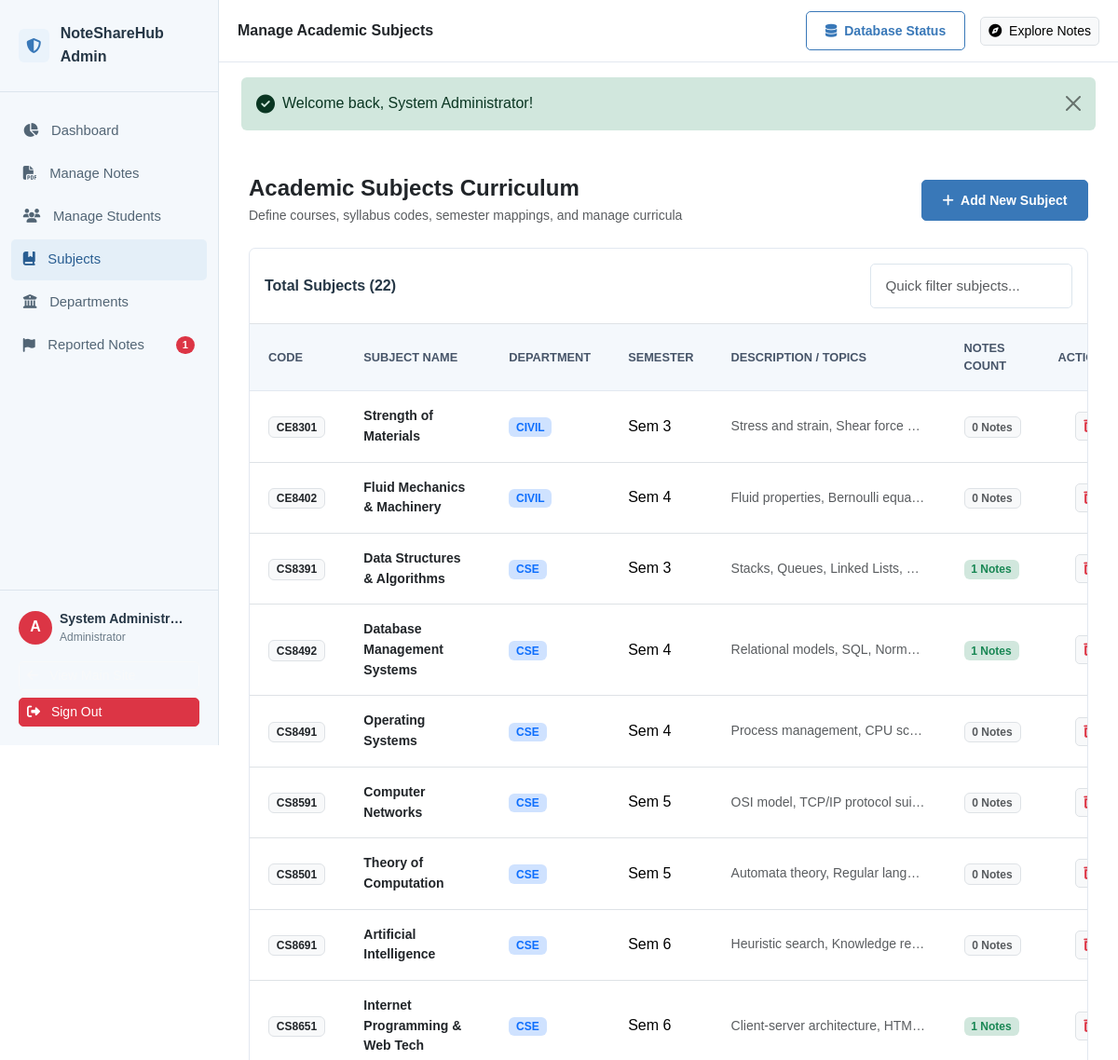
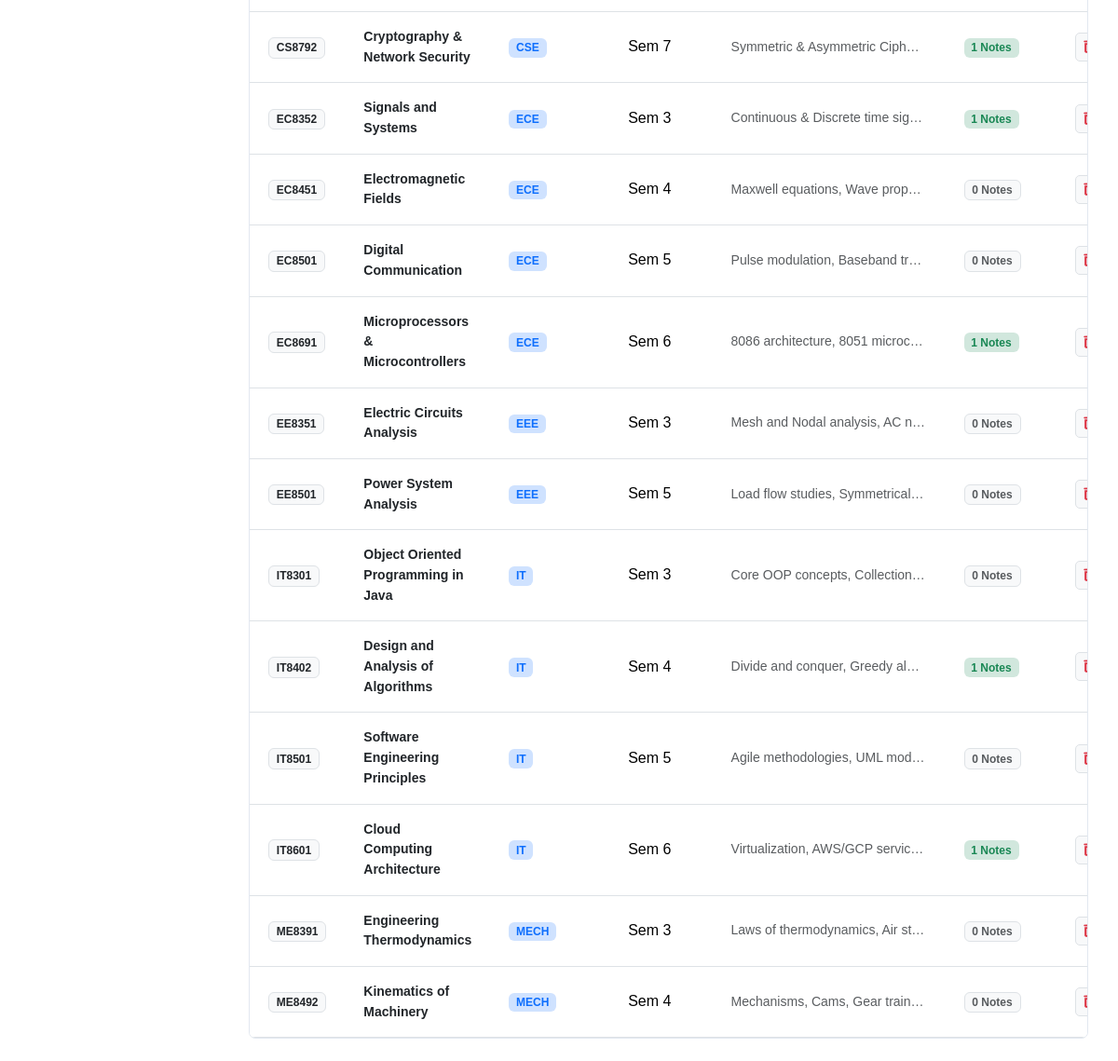
The app's page /admin/subjects.php (signed in) with its own data (2 pictures, top to bottom).
### tables this page shows
CREATE TABLE `subjects` (
  `id` INT AUTO_INCREMENT PRIMARY KEY,
  `department_id` INT NOT NULL,
  `semester` TINYINT NOT NULL,
  `code` VARCHAR(20) NOT NULL,
  `name` VARCHAR(150) NOT NULL,
  `description` TEXT NULL,
  `created_at` TIMESTAMP DEFAULT CURRENT_TIMESTAMP,
  FOREIGN KEY (`department_id`) REFERENCES `departments`(`id`) ON DELETE CASCADE,
  INDEX `idx_dept_sem` (`department_id`, `semester`)
);

CREATE TABLE `departments` (
  `id` INT AUTO_INCREMENT PRIMARY KEY,
  `code` VARCHAR(20) NOT NULL UNIQUE,
  `name` VARCHAR(150) NOT NULL,
  `description` TEXT NULL,
  `created_at` TIMESTAMP DEFAULT CURRENT_TIMESTAMP
);

### admin/subjects.php (the view, shortened to what this page needs)
<?php
require_once __DIR__ . '/../includes/admin-header.php';
$db = get_db();
$stmt = $db->query("
    SELECT s.*,
           d.name as dept_name, d.code as dept_code,
           COUNT(n.id) as note_count
    FROM subjects s
    JOIN departments d ON s.department_id = d.id
    LEFT JOIN notes n ON s.id = n.subject_id
    GROUP BY s.id
    ORDER BY d.code ASC, s.semester ASC, s.name ASC
");
$subjects = $stmt->fetchAll();
?>
<div class="container-fluid">
    <div class="d-flex flex-column flex-md-row justify-content-between align-items-md-center gap-3 mb-4">
        <div>
            <h4 class="fw-bold text-dark mb-1">Academic Subjects Curriculum</h4>
            <p class="text-muted small mb-0">Define courses, syllabus codes, semester mappings, and manage curricula</p>
        </div>
        <button type="button" class="btn btn-primary btn-sm" data-bs-toggle="modal" data-bs-target="#addSubjectModal">
            <i class="fa-solid fa-plus me-1"></i> Add New Subject
        </button>
    </div>
    <div class="admin-table-card">
        <div class="p-3 border-bottom d-flex justify-content-between align-items-center">
            <h6 class="fw-bold mb-0">Total Subjects (<?= count($subjects) ?>)</h6>
            <div class="col-md-3">
                <input type="text" id="adminTableSearch" class="form-control form-control-sm" placeholder="Quick filter subjects...">
            </div>
        </div>
        <div class="table-responsive">
            <table class="table table-hover mb-0 admin-data-table">
                <thead>
                    <tr>
                        <th>Code</th>
                        <th>Subject Name</th>
                        <th>Department</th>
                        <th>Semester</th>
                        <th>Description / Topics</th>
                        <th>Notes Count</th>
                        <th class="text-end">Action</th>
                    </tr>
                </thead>
                <tbody>
                    <?php foreach ($subjects as $subj): ?>
                        <tr>
                            <td>
                                <span class="badge bg-light text-dark border fw-bold"><?= e($subj['code']) ?></span>
                            </td>
                            <td>
                                <div class="fw-bold text-dark small"><?= e($subj['name']) ?></div>
                            </td>
                            <td>
                                <span class="badge bg-primary-subtle text-primary"><?= e($subj['dept_code']) ?></span>
                            </td>
                            <td>Sem <?= e($subj['semester']) ?></td>
                            <td class="text-muted small text-truncate" style="max-width:250px;">
                                <?= e($subj['description'] ?: 'No syllabus description provided.') ?>
                            </td>
                            <td>
                                <span class="badge <?= $subj['note_count'] > 0 ? 'bg-success-subtle text-success' : 'bg-light text-muted border' ?>">
                                    <?= $subj['note_count'] ?> Notes
                                </span>
                            </td>
                            <td class="text-end">
                                <form method="POST" action="<?= BASE_URL ?>/admin/subjects.php" class="d-inline" onsubmit="return confirm('Are you sure you want to delete subject <?= e($subj['code']) ?>?');">
                                    <button type="submit" class="btn btn-sm btn-light border text-danger small" title="Delete Subject">
                                        <i class="fa-solid fa-trash-can"></i>
                                    </button>
                                </form>
                            </td>
                        </tr>
                    <?php endforeach; ?>
                </tbody>
            </table>
        </div>
    </div>
</div>
<?php require_once __DIR__ . '/../includes/admin-footer.php'; ?>

### assets/css/style.css (style rules this page uses)
:root { --primary: #4f46e5; --primary-light: #6366f1; --primary-dark: #3730a3; --primary-subtle: #eef2ff; --secondary: #8b5cf6; --secondary-subtle: #f5f3ff; --accent: #06b6d4; --success: #10b981; --success-subtle: #ecfdf5; --warning: #f59e0b; --warning-subtle: #fffbeb; --danger: #ef4444; --danger-subtle: #fef2f2; --bg-main: #f8fafc; --bg-card: #ffffff; --border-color: #e2e8f0; --border-hover: #cbd5e1; --text-primary: #0f172a; --text-secondary: #475569; --text-muted: #64748b; --text-light: #94a3b8; --radius-sm: 8px; --radius-md: 12px; --radius-lg: 16px; --radius-xl: 24px; --shadow-sm: 0 1px 2px 0 rgba(0, 0, 0, 0.05); --shadow-md: 0 4px 6px -1px rgba(0, 0, 0, 0.07), 0 2px 4px -2px rgba(0, 0, 0, 0.05); --shadow-lg: 0 10px 15px -3px rgba(0, 0, 0, 0.08), 0 4px 6px -4px rgba(0, 0, 0, 0.04); --shadow-hover: 0 20px 25px -5px rgba(79, 70, 229, 0.12), 0 8px 10px -6px rgba(0, 0, 0, 0.04); --transition: all 0.25s cubic-bezier(0.4, 0, 0.2, 1); }
body { background-color: var(--bg-main); color: var(--text-primary); font-family: 'Plus Jakarta Sans', system-ui, -apple-system, sans-serif; line-height: 1.6; -webkit-font-smoothing: antialiased; min-height: 100vh; display: flex; flex-direction: column; }
h1, h2, h3, h4, h5, h6 { color: var(--text-primary); font-weight: 700; letter-spacing: -0.025em; }
.btn-primary { background: linear-gradient(135deg, var(--primary) 0%, #6366f1 100%); border: none; color: #ffffff; font-weight: 600; border-radius: 10px; padding: 0.65rem 1.35rem; box-shadow: 0 4px 12px rgba(79, 70, 229, 0.25); transition: var(--transition); }
.form-control, .form-select { border: 1.5px solid var(--border-color); border-radius: var(--radius-sm); padding: 0.7rem 0.95rem; font-size: 0.95rem; color: var(--text-primary); transition: var(--transition); }
:root { --primary: #3978b8; --primary-light: #5b91c5; --primary-dark: #285d91; --primary-subtle: #eaf3fb; --secondary: #7b75b8; --secondary-subtle: #f0eff9; --accent: #6b9bc8; --bg-main: #ffffff; --border-color: #dce5ed; --border-hover: #c4d2df; --text-primary: #263746; --text-secondary: #526575; --text-muted: #6b7b88; --radius-sm: 5px; --radius-md: 7px; --radius-lg: 8px; --radius-xl: 10px; --shadow-sm: none; --shadow-md: none; --shadow-lg: none; --shadow-hover: none; --transition: color 0.15s ease, background-color 0.15s ease, border-color 0.15s ease; }
body { background-color: #ffffff; color: #263746; font-family: Arial, Helvetica, system-ui, sans-serif; line-height: 1.55; }
h1, h2, h3, h4, h5, h6 { letter-spacing: normal; font-weight: 600; }
.btn, .form-control, .form-select, .input-group-text { border-radius: 5px; }
.btn-primary { background: #3978b8; border: 1px solid #3978b8; color: #ffffff; font-weight: 600; box-shadow: none; }
.form-card, .dashboard-sidebar-card, .admin-table-card { border-radius: 7px; box-shadow: none; }
.form-control, .form-select { border-width: 1px; }
.table > :not(caption) > * > * { padding: 0.7rem 0.85rem; }

### assets/css/admin.css (style rules this page uses)
:root { --admin-sidebar-width: 260px; --admin-sidebar-bg: #0f172a; --admin-sidebar-text: #94a3b8; --admin-sidebar-active: #ffffff; --admin-sidebar-active-bg: #1e293b; }
body.admin-body { background-color: #f1f5f9; font-family: 'Plus Jakarta Sans', system-ui, sans-serif; }
.admin-table-card { background: #ffffff; border-radius: 16px; border: 1px solid #e2e8f0; overflow: hidden; box-shadow: 0 1px 3px 0 rgba(0, 0, 0, 0.05); }
.table > :not(caption) > * > * { padding: 1rem 1.25rem; vertical-align: middle; }
.table thead th { background-color: #f8fafc; color: #475569; font-size: 0.8rem; font-weight: 700; text-transform: uppercase; letter-spacing: 0.05em; border-bottom: 1px solid #e2e8f0; }
body.admin-body { background-color: #ffffff; color: #263746; font-family: Arial, Helvetica, system-ui, sans-serif; }
.admin-stat-card, .admin-table-card { border-radius: 7px; box-shadow: none; transition: none; }
.table thead th { background: #f4f8fc; letter-spacing: normal; }

### records on screen
subjects: code "CE8301", name "Strength of Materials", department.code "CIVIL", semester "3", description "Stress and strain, Shear force…", note_count "0"
subjects: code "CE8402", name "Fluid Mechanics & Machinery", department.code "CIVIL", semester "4", description "Fluid properties, Bernoulli equa…", note_count "0"
subjects: code "CS8391", name "Data Structures & Algorithms", department.code "CSE", semester "3", description "Stacks, Queues, Linked Lists,…", note_count "1"
subjects: code "CS8492", name "Database Management Systems", department.code "CSE", semester "4", description "Relational models, SQL, Norm…", note_count "1"
subjects: code "CS8491", name "Operating Systems", department.code "CSE", semester "4", description "Process management, CPU sc…", note_count "0"
subjects: code "CS8591", name "Computer Networks", department.code "CSE", semester "5", description "OSI model, TCP/IP protocol sui…", note_count "0"
subjects: code "CS8501", name "Theory of Computation", department.code "CSE", semester "5", description "Automata theory, Regular lang…", note_count "0"
subjects: code "CS8691", name "Artificial Intelligence", department.code "CSE", semester "6", description "Heuristic search, Knowledge re…", note_count "0"
subjects: code "CS8651", name "Internet Programming & Web Tech", department.code "CSE", semester "6", description "Client-server architecture, HTM…", note_count "1"
subjects: code "CS8792", name "Cryptography & Network Security", department.code "CSE", semester "7", description "Symmetric & Asymmetric Ciph…", note_count "1"
subjects: code "EC8352", name "Signals and Systems", department.code "ECE", semester "3", description "Continuous & Discrete time sig…", note_count "1"
subjects: code "EC8451", name "Electromagnetic Fields", department.code "ECE", semester "4", description "Maxwell equations, Wave prop…", note_count "0"
subjects: code "EC8501", name "Digital Communication", department.code "ECE", semester "5", description "Pulse modulation, Baseband tr…", note_count "0"
subjects: code "EC8691", name "Microprocessors & Microcontrollers", department.code "ECE", semester "6", description "8086 architecture, 8051 microc…", note_count "1"
subjects: code "EE8351", name "Electric Circuits Analysis", department.code "EEE", semester "3", description "Mesh and Nodal analysis, AC n…", note_count "0"
subjects: code "EE8501", name "Power System Analysis", department.code "EEE", semester "5", description "Load flow studies, Symmetrical…", note_count "0"
subjects: code "IT8301", name "Object Oriented Programming in Java", department.code "IT", semester "3", description "Core OOP concepts, Collection…", note_count "0"
subjects: code "IT8402", name "Design and Analysis of Algorithms", department.code "IT", semester "4", description "Divide and conquer, Greedy al…", note_count "1"
subjects: code "IT8501", name "Software Engineering Principles", department.code "IT", semester "5", description "Agile methodologies, UML mod…", note_count "0"
subjects: code "IT8601", name "Cloud Computing Architecture", department.code "IT", semester "6", description "Virtualization, AWS/GCP servic…", note_count "1"
subjects: code "ME8391", name "Engineering Thermodynamics", department.code "MECH", semester "3", description "Laws of thermodynamics, Air st…", note_count "0"
subjects: code "ME8492", name "Kinematics of Machinery", department.code "MECH", semester "4", description "Mechanisms, Cams, Gear train…", note_count "0"

### other values on screen
$pendingReportsCount "1"
$adminUser['name'] "System Administr…"
$pageTitle "Manage Academic Subjects"
$message "Welcome back, System Administrator!"
count($subjects) "22"
